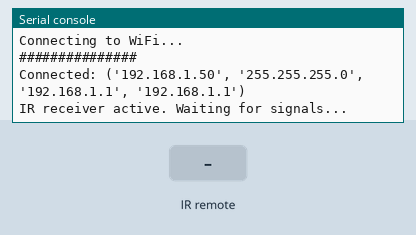
This program was run on a simulated Raspberry Pi Pico running MicroPython. Parts: the last lines printed to the serial console. Inputs (shaded band) come from the test bench. WiFi joins after 1.5 s.

Above: at 2.7 s.
2.8 s: infrared code 0x45 received
At 3.3 s:
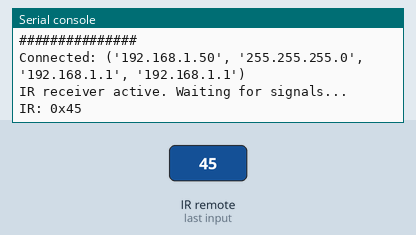
4.3 s: infrared code 0x0C received
At 5.6 s:
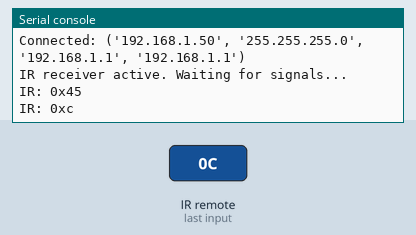

The program:

main.py
```python
# (licence header left out)
import ir_wifi
```

ir_wifi.py
```python
# (licence header left out)
import network
import socket
import time
from ir_rx.nec import NEC_8  # or NEC_16 depending on your remote
from machine import Pin

# -----------------------------
# CONFIG
# -----------------------------
SSID = "ssid_of_machine_running_pyvid2"
PASSWORD = "change to the password of the SSID"
DEST_IP = "192.168.0.14"   # your Arch Linux machine
DEST_PORT = 5005            # UDP port
IR_PIN = 15                 # The pin the IR Receiver is connected to.
# -----------------------------

print("IR WiFi server starting...")

# WiFi connect
wlan = network.WLAN(network.STA_IF)
wlan.active(True)
wlan.connect(SSID, PASSWORD)

print("Connecting to WiFi...")
while not wlan.isconnected():
    time.sleep(0.1)
    print("#", end="")
print(f"\nConnected:", wlan.ifconfig())

# UDP socket
sock = socket.socket(socket.AF_INET, socket.SOCK_DGRAM)

# IR callback
def ir_callback(data, addr, ctrl):
    # NEC_8 gives you the command byte in "data"
    msg = str(data)
    print(f"IR:", hex(data))
    sock.sendto(msg.encode(), (DEST_IP, DEST_PORT))

# IR receiver
ir = NEC_8(Pin(IR_PIN, Pin.IN), ir_callback)

print("IR receiver active. Waiting for signals...")
while True:
    time.sleep(1)
```

Measured:
- after the input at 2.8 s, the serial console: prints a new line after 0.08 s (image 1)
- after the input at 4.3 s, the serial console: prints a new line after 0.08 s (image 2)
